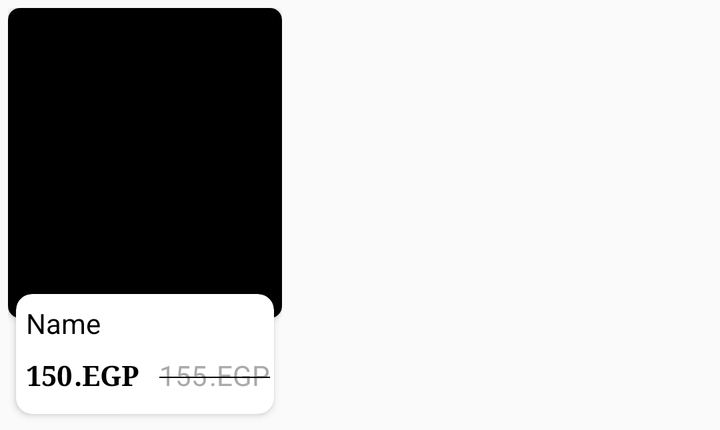
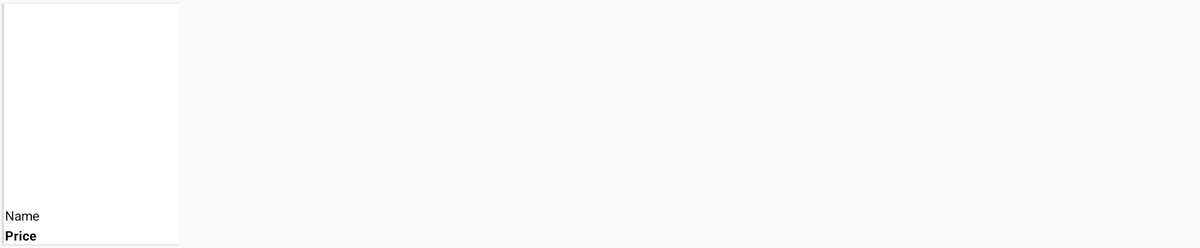

The same Android screen from two of the app's own layout files: first res/layout/ as a phone draws it, then the repository's variant for another configuration, drawn on a device whose configuration selects that folder. Both files follow.
<!-- AndroidManifest.xml: application theme AppTheme -->
<!-- res/layout/home_slider.xml -->
<?xml version="1.0" encoding="utf-8"?>
<RelativeLayout xmlns:android="http://schemas.android.com/apk/res/android"
    xmlns:app="http://schemas.android.com/apk/res-auto"
    xmlns:card_view="http://schemas.android.com/tools"
    android:orientation="vertical"
    android:layout_width="145dp"
    android:layout_height="215dp">





        <RelativeLayout
            android:layout_width="match_parent"
            android:layout_height="match_parent"
            android:layout_margin="4dp"
            android:elevation="3dp"
            android:id="@+id/card_view"

            >

            <android.support.v7.widget.CardView
                android:layout_width="match_parent"
                android:layout_height="155dp"
                app:cardCornerRadius="6dp"
                >

                <RelativeLayout
                    android:layout_width="match_parent"
                    android:layout_height="match_parent">

                    <ImageView
                        android:layout_width="match_parent"
                        android:layout_height="match_parent"
                        android:id="@+id/pro_image"
                        android:scaleType="fitXY"
                        android:src="@color/black"
                        />



                    <ImageButton
                        android:layout_width="wrap_content"
                        android:layout_height="wrap_content"
                        android:layout_alignParentRight="true"
                        android:scaleType="fitXY"
                        android:layout_marginTop="10dp"
                        android:layout_marginRight="5dp"
                        android:id="@+id/fav_button"
                        android:background="@drawable/ic_favorite_border_black_24dp"
                        />

                </RelativeLayout>

            </android.support.v7.widget.CardView>

            <android.support.v7.widget.CardView
                android:layout_width="match_parent"
                android:layout_height="60dp"
                app:cardCornerRadius="8dp"
                android:layout_margin="4dp"
                android:layout_alignParentBottom="true"
                >

                <RelativeLayout
                    android:layout_width="match_parent"
                    android:layout_height="match_parent">
                    <TextView
                        android:id="@+id/pro_name"
                        android:layout_width="wrap_content"
                        android:layout_height="wrap_content"
                        android:layout_alignParentStart="true"

                        android:layout_marginTop="5dp"
                        android:layout_marginBottom="2dp"
                        android:layout_marginLeft="5dp"
                        android:textColor="@color/black"
                        android:text="Name" />

                    <TextView
                        android:layout_marginLeft="5dp"
                        android:id="@+id/pro_price"
                        android:layout_width="wrap_content"
                        android:layout_height="wrap_content"
                        android:layout_alignParentBottom="true"
                        android:layout_marginBottom="10dp"
                        android:textColor="@color/black"
                        android:textStyle="bold"
                        android:typeface="serif"
                        android:text="150" />
                    <TextView
                        android:layout_marginLeft="1dp"
                        android:id="@+id/pro_egp"
                        android:layout_width="wrap_content"
                        android:layout_height="wrap_content"
                        android:layout_toEndOf="@+id/pro_price"
                        android:layout_alignParentBottom="true"
                        android:layout_marginBottom="10dp"
                        android:textColor="@color/black"
                        android:textStyle="bold"
                        android:typeface="serif"
                        android:text=".EGP" />


                    <TextView
                        android:layout_width="wrap_content"
                        android:layout_height="wrap_content"
                        android:id="@+id/pro_exprice"
                        android:text="155"
                        android:textColor="@android:color/darker_gray"
                        android:layout_toRightOf="@+id/pro_egp"
                        android:layout_alignParentBottom="true"
                        android:layout_marginBottom="10dp"
                        android:layout_marginLeft="10dp"
                        android:textStyle="normal"
                        />

                    <TextView
                        android:layout_width="wrap_content"
                        android:layout_height="wrap_content"
                        android:id="@+id/pro_exegp"
                        android:text=".EGP"
                        android:textColor="@android:color/darker_gray"
                        android:layout_toRightOf="@+id/pro_exprice"
                        android:layout_alignParentBottom="true"
                        android:layout_marginBottom="10dp"
                        android:layout_marginLeft="1dp"
                        android:textStyle="normal"
                        />


                    <View
                        android:layout_width="match_parent"
                        android:layout_height="0.5dp"

                        android:id="@+id/pro_linexprice"
                        android:layout_toRightOf="@+id/pro_egp"
                        android:layout_marginLeft="10dp"
                        android:layout_alignParentBottom="true"
                        android:layout_marginBottom="18dp"
                        android:layout_alignEnd="@+id/pro_exegp"
                        android:background="@android:color/black"/>

                </RelativeLayout>

            </android.support.v7.widget.CardView>



        </RelativeLayout>






</RelativeLayout>
<!-- resources referenced by this layout -->
<resources>
  <color name="black">#000000</color>
  <style name="AppTheme" parent="Theme.AppCompat.Light.DarkActionBar">
          
          <item name="colorPrimary">@color/colorPrimary</item>
          <item name="colorPrimaryDark">@color/colorPrimaryDark</item>
          <item name="colorAccent">@color/colorAccent</item>
          <item name="windowActionBar">false</item>
          <item name="windowNoTitle">true</item>
          <item name="android:windowContentTransitions" tools:targetApi="lollipop">true</item>
          <item name="drawerArrowStyle">@style/DrawerArrowStyle</item>
      </style>
  <color name="colorPrimary">#000000</color>
  <color name="colorPrimaryDark">#000000</color>
  <color name="colorAccent">#FF4081</color>
  <style name="DrawerArrowStyle" parent="Widget.AppCompat.DrawerArrowToggle">
          <item name="color">@android:color/white</item>
      </style>
</resources>
<!-- res/layout-xlarge/home_slider.xml (the repository's variant of the layout above) -->
<!-- drawn on a large tablet held sideways -->
<?xml version="1.0" encoding="utf-8"?>
<RelativeLayout xmlns:android="http://schemas.android.com/apk/res/android"
    xmlns:app="http://schemas.android.com/apk/res-auto"
    xmlns:card_view="http://schemas.android.com/tools"
    android:orientation="vertical"
    android:layout_width="195dp"
    android:layout_height="265dp">



    <android.support.v7.widget.CardView
        android:layout_width="match_parent"
        android:layout_height="match_parent"
        app:cardCornerRadius="0dp"
        android:layout_margin="4dp"
        android:elevation="3dp"
        android:id="@+id/card_view"

        >

        <RelativeLayout
            android:layout_width="match_parent"
            android:layout_height="match_parent"
            android:background="@android:color/white"
            >
            <ImageView
                android:layout_width="match_parent"
                android:layout_height="210dp"
                android:id="@+id/pro_image"
                android:scaleType="fitXY"
                android:src="@drawable/googleg_standard_color_18"

                android:layout_above="@+id/pro_name"
                />

            <TextView
                android:id="@+id/pro_name"
                android:layout_width="wrap_content"
                android:layout_height="wrap_content"
                android:layout_above="@+id/pro_price"
                android:layout_alignParentStart="true"
                android:layout_marginBottom="2dp"
                android:layout_marginLeft="1dp"
                android:textColor="@color/black"
                android:text="Name" />

            <TextView
                android:layout_marginLeft="1dp"
                android:id="@+id/pro_price"
                android:layout_width="wrap_content"
                android:layout_height="wrap_content"
                android:layout_alignParentBottom="true"
                android:layout_alignParentStart="true"
                android:textColor="@color/black"
                android:textStyle="bold"
                android:text="Price" />

        </RelativeLayout>

    </android.support.v7.widget.CardView>

</RelativeLayout>
